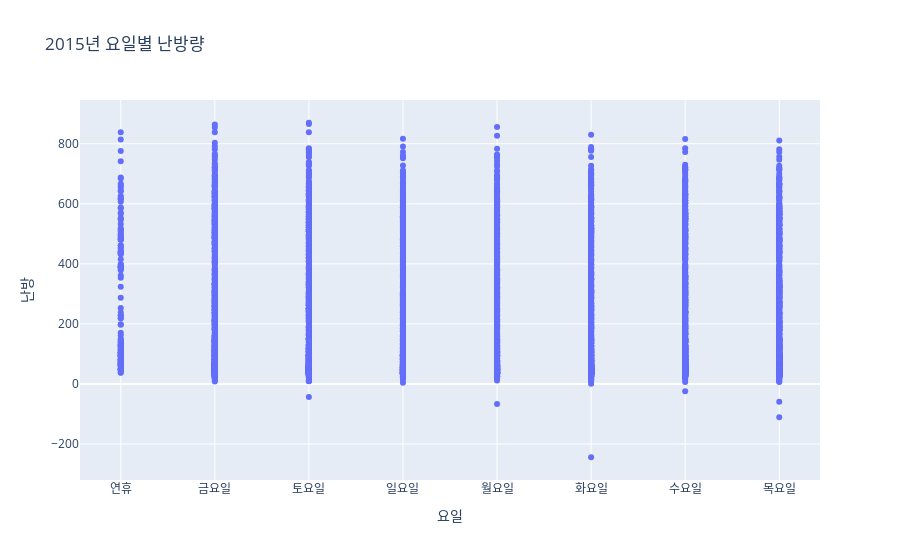

Notebook code for this chart:
### Code cell
fig = go.Figure()
fig.add_trace(go.Scatter(x=total['요일'], y=total['시간(1시)'],
                    mode='markers',
                    name='요일별 난방량'))
fig.update_layout(title='2015년 요일별 난방량',
                   xaxis_title='요일',
                   yaxis_title='난방')
fig.show()

### Figure 1 — Plotly figure (JSON) as saved in the notebook; plotly's stock layout.template omitted (floating-point values rounded to 4 significant figures; data arrays with more than 128 entries replaced by an {"elided": "..."} marker saying what was removed)
{"data": [{"mode": "markers", "name": "요일별 난방량", "type": "scatter", "x": {"elided": "5882 str values"}, "y": {"elided": "5882 int values"}}], "layout": {"title": {"text": "2015년 요일별 난방량"}, "xaxis": {"title": {"text": "요일"}}, "yaxis": {"title": {"text": "난방"}}}}
